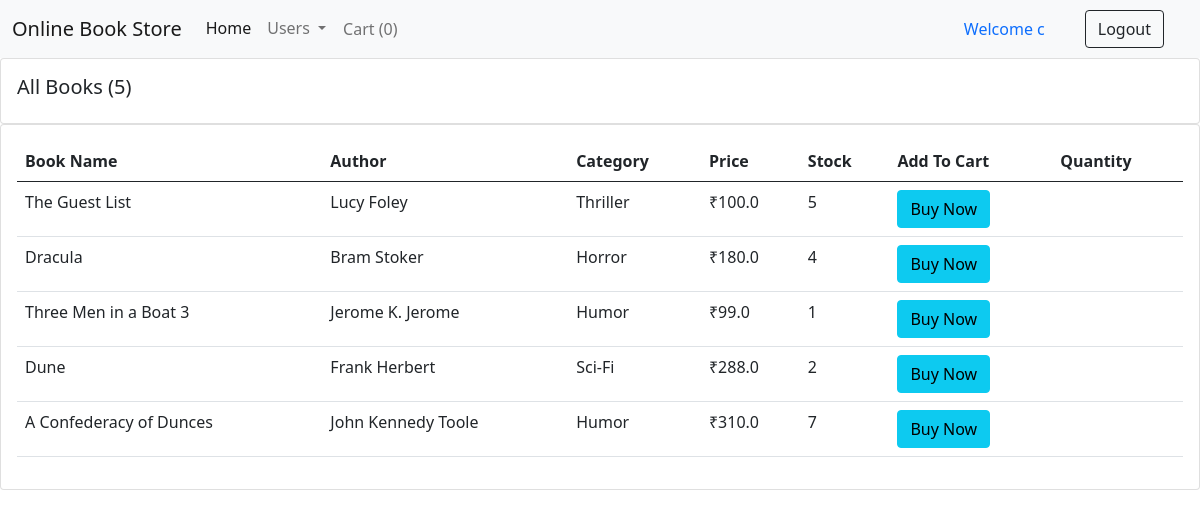
The page /for_users/ (signed in) on the database its author committed.
### books/models.py (models this page shows, shortened)
class Book(models.Model):
    CATEGORY = (
    ('Mystery', 'Mystery'),
    ('Thriller', 'Thriller'),
    ('Sci-Fi', 'Sci-Fi'),
    ('Humor', 'Humor'),
    ('Horror', 'Horror'),
    )
    book_name = models.CharField(max_length=100)
    author = models.CharField(max_length=100, default="")
    category = models.CharField(max_length=100, choices=CATEGORY)
    price = models.FloatField()
    stock = models.IntegerField(default=2)

### books/views.py (the view)
# urls.py: path("for_users/", views.Users, name="Users"),
@login_required(login_url = '/user_login')
def Users(request):
    books = Book.objects.all()
    total_books = books.count()
    return render (request, "for_user.html", {'books':books, 'total_books':total_books})

### books/templates/for_user.html (shortened to what this page needs)
{% extends 'user_navbar.html' %}
{% block cart-item %}
<li class="nav-item">
  <a class="nav-link btn btn-light" href="/checkout/" aria-current="page" >Cart
    (<span id="cart">0</span>)</a>
</li>
{% endblock %}
{% block body %}
<div class="row">
  <div class="col-md">
    <div class="card card-body">
      <h5>All Books ({{total_books}})</h5>
    </div>
    <div class="card card-body">
      <table class="table">
        <thead>
          <tr>
            <th>Book Name</th>
            <th>Author</th>
            <th>Category</th>
            <th>Price</th>
            <th>Stock</th>
            <th>Add To Cart</th>
            <th>Quantity</th>
          </tr>
        </thead>
        {% for book in books %}
        <tr>
          <td id="namepr{{book.id}}">{{book.book_name}}</td>
          <td id="authorpr{{book.id}}">{{book.author}}</td>
          <td id="categorypr{{book.id}}">{{book.category}}</td>
          <td> ₹<span id="pricepr{{book.id}}">{{book.price}}</span></td>
          <td id="stock{{book.id}}">{{book.stock}}</td>
          <td><button id="pr{{book.id}}" class="btn btn-info cart">Buy Now</button></td>
          <td class="quantity" id="divpr{{book.id}}"></td>
        </tr>
        {% endfor %}
      </table>
    </div>
  </div>
</div>
{% endblock %}

### books/templates/user_navbar.html (shortened to what this page needs)
<!doctype html>
<html lang="en">
  <head>
    <link href="https://cdn.jsdelivr.net/npm/bootstrap@5.0.2/dist/css/bootstrap.min.css" rel="stylesheet">
  </head>
  <body>
    <nav class="navbar navbar-expand-lg navbar-light bg-light">
        <div class="container-fluid">
          <a class="navbar-brand" href="/">Online Book Store</a>
          <div class="collapse navbar-collapse" id="navbarSupportedContent">
            <ul class="navbar-nav me-auto mb-2 mb-lg-0">
              <li class="nav-item">
                <a class="nav-link active" aria-current="page" href="/">Home</a>
              </li>
              <li class="nav-item dropdown">
                <a class="nav-link dropdown-toggle" href="#" id="navbarDropdown" role="button" data-bs-toggle="dropdown" aria-expanded="false">
                  Users
                </a>
              </li>
          {% block cart-item %} {% endblock %}
            </ul>
            {% if user.is_authenticated %}
              <a class="nav-link" href="#">Welcome {{request.user}}</a>
              <a href="/logout/" class="btn btn-outline-dark mx-4" type="submit">Logout</a>
            {% endif %}
          </div>
        </div>
      </nav>
      {% block body %}{% endblock %}
  </body>
</html>

### rows shown on the page
Book: book_name "The Guest List", author "Lucy Foley", category "Thriller", price "100.0", stock "5"
Book: book_name "Dracula", author "Bram Stoker", category "Horror", price "180.0", stock "4"
Book: book_name "Three Men in a Boat 3", author "Jerome K. Jerome", category "Humor", price "99.0", stock "1"
Book: book_name "Dune", author "Frank Herbert", category "Sci-Fi", price "288.0", stock "2"
Book: book_name "A Confederacy of Dunces", author "John Kennedy Toole", category "Humor", price "310.0", stock "7"

### other values the page prints
{{ request.user }} "c"
{{ total_books }} "5"
